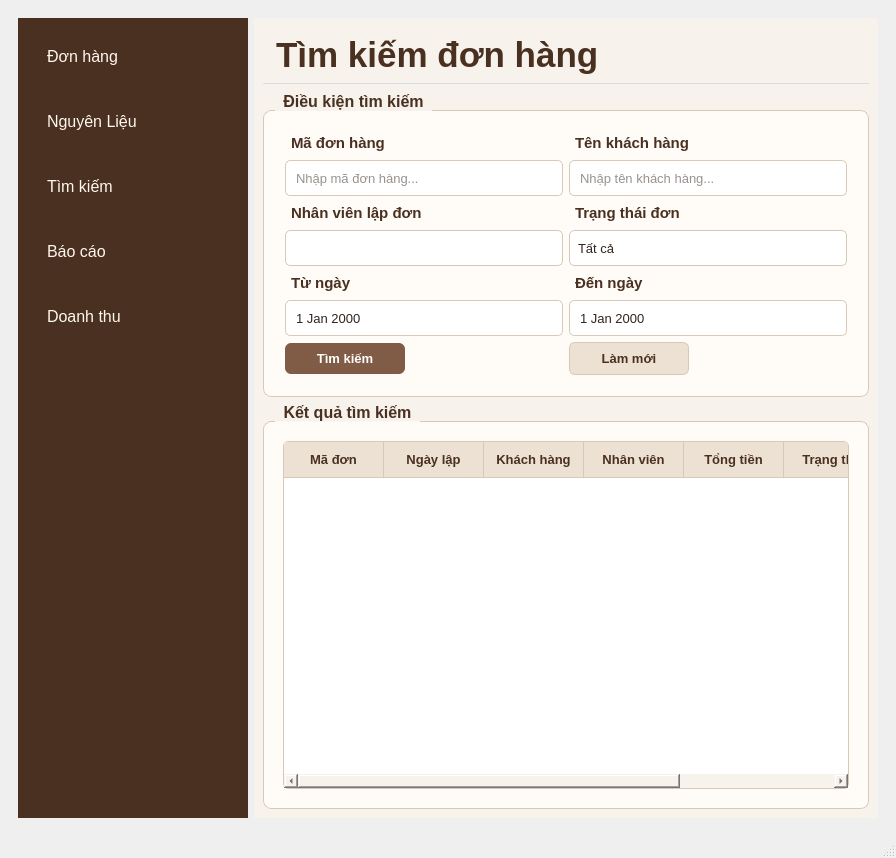
<?xml version="1.0" encoding="UTF-8"?>
<ui version="4.0">
 <class>MainWindow</class>
 <widget class="QMainWindow" name="MainWindow">
  <property name="geometry">
   <rect>
    <x>0</x>
    <y>0</y>
    <width>896</width>
    <height>767</height>
   </rect>
  </property>
  <property name="windowTitle">
   <string>MainWindow</string>
  </property>
  <widget class="QWidget" name="centralwidget">
   <layout class="QGridLayout" name="gridLayout">
    <item row="0" column="0">
     <widget class="QWidget" name="widget" native="true">
      <layout class="QHBoxLayout" name="horizontalLayout">
       <item>
        <widget class="QFrame" name="frame">
         <property name="sizePolicy">
          <sizepolicy hsizetype="Fixed" vsizetype="Expanding">
           <horstretch>0</horstretch>
           <verstretch>0</verstretch>
          </sizepolicy>
         </property>
         <property name="minimumSize">
          <size>
           <width>230</width>
           <height>800</height>
          </size>
         </property>
         <property name="maximumSize">
          <size>
           <width>230</width>
           <height>16777215</height>
          </size>
         </property>
         <property name="styleSheet">
          <string notr="true">QFrame {
    background-color: #493020;
    border: none;
}
QPushButton {
    background-color: transparent;
    color: #FFF7ED;
    border: none;
    border-radius: 6px;
    padding: 20px;
    text-align: left;
    font-size: 12pt;
}

QPushButton:hover {
    background-color: #67442F;
}

QPushButton:pressed {
    background-color: #805B46;
}
</string>
         </property>
         <property name="frameShape">
          <enum>QFrame::StyledPanel</enum>
         </property>
         <property name="frameShadow">
          <enum>QFrame::Raised</enum>
         </property>
         <layout class="QVBoxLayout" name="verticalLayout">
          <item>
           <widget class="QPushButton" name="btnDonHang">
            <property name="styleSheet">
             <string notr="true">QPushButton {
    background-color: transparent;
    color: #FFF7ED;
    border: none;
    border-radius: 6px;
    padding: 20px;
    text-align: left;
    font-size: 12pt;
}

QPushButton:hover {
    background-color: #67442F;
}

QPushButton:pressed {
    background-color: #805B46;
}</string>
            </property>
            <property name="text">
             <string>Đơn hàng</string>
            </property>
           </widget>
          </item>
          <item>
           <widget class="QPushButton" name="btnNguyenLieu">
            <property name="text">
             <string>Nguyên Liệu</string>
            </property>
           </widget>
          </item>
          <item>
           <widget class="QPushButton" name="btnTimKiemDonHang">
            <property name="text">
             <string>Tìm kiếm </string>
            </property>
           </widget>
          </item>
          <item>
           <widget class="QPushButton" name="btnBaoCao">
            <property name="styleSheet">
             <string notr="true"/>
            </property>
            <property name="text">
             <string>Báo cáo</string>
            </property>
           </widget>
          </item>
          <item>
           <widget class="QPushButton" name="btnNhapHang">
            <property name="text">
             <string>Doanh thu</string>
            </property>
           </widget>
          </item>
          <item>
           <spacer name="verticalSpacer">
            <property name="orientation">
             <enum>Qt::Vertical</enum>
            </property>
            <property name="sizeHint" stdset="0">
             <size>
              <width>20</width>
              <height>40</height>
             </size>
            </property>
           </spacer>
          </item>
         </layout>
        </widget>
       </item>
       <item>
        <widget class="QWidget" name="widgetContent" native="true">
         <property name="styleSheet">
          <string notr="true">QWidget {
    background-color: #F7F3EC;
    color: #30251E;
    font-family: &quot;Segoe UI&quot;;
    font-size: 10pt;
}
</string>
         </property>
         <layout class="QVBoxLayout" name="verticalLayout_2">
          <item>
           <widget class="QLabel" name="lblTieuDe">
            <property name="sizePolicy">
             <sizepolicy hsizetype="Expanding" vsizetype="Fixed">
              <horstretch>0</horstretch>
              <verstretch>0</verstretch>
             </sizepolicy>
            </property>
            <property name="minimumSize">
             <size>
              <width>120</width>
              <height>0</height>
             </size>
            </property>
            <property name="styleSheet">
             <string notr="true">QLabel {
	border: none;
    border-bottom: 1px solid #ddd;
    padding-bottom: 8px;

    color: #493020;
    font-size: 26pt;
    font-weight: bold;
    padding: 8px 4px;
}
</string>
            </property>
            <property name="text">
             <string>Tìm kiếm đơn hàng</string>
            </property>
           </widget>
          </item>
          <item>
           <spacer name="verticalSpacer_3">
            <property name="orientation">
             <enum>Qt::Vertical</enum>
            </property>
            <property name="sizeType">
             <enum>QSizePolicy::Fixed</enum>
            </property>
            <property name="sizeHint" stdset="0">
             <size>
              <width>0</width>
              <height>2</height>
             </size>
            </property>
           </spacer>
          </item>
          <item>
           <widget class="QGroupBox" name="groupDieuKien">
            <property name="styleSheet">
             <string notr="true">QGroupBox#groupDieuKien {
    background-color: #FFFCF7;
    color: #493020;
    border: 1px solid #D8C8B8;
    border-radius: 8px;
    margin-top: 18px;
    padding: 12px;
    font-family: &quot;Segoe UI&quot;;
    font-size: 12pt;
    font-weight: bold;
}

QGroupBox#groupDieuKien::title {
    subcontrol-origin: margin;
    subcontrol-position: top left;
    left: 12px;
    padding: 0 6px;
    color: #493020;
    background-color: #F7F3EC;
    font-size: 12pt;
    font-weight: bold;
}

QLabel {
    color: #493020;
    font-family: &quot;Segoe UI&quot;;
    font-size: 11pt;
    font-weight: bold;
    background-color: transparent;
    padding: 2px;

}

/* --- 1. TÙY CHỈNH CHO QCOMBOBOX (Nhân viên, Trạng thái) --- */
QComboBox {
    border: 1px solid #D5D5D5;
    border-radius: 4px;
    padding: 5px 10px;
    background-color: white;
    color: #333333;
}

QComboBox:hover {
    border: 1px solid #8B5A2B; /* Viền đổi màu nâu khi trỏ chuột vào */
}

QComboBox::drop-down {
    subcontrol-origin: padding;
    subcontrol-position: top right;
    width: 25px;
    border-left-width: 0px; /* Bỏ đường kẻ thô bên trái mũi tên */
    border-top-right-radius: 4px;
    border-bottom-right-radius: 4px;
}

/* Thay thế mũi tên mặc định bằng icon/mũi tên tinh tế hơn hoặc làm phẳng nó */
QComboBox::down-arrow {
    image: none; /* Tắt hình mũi tên mặc định hệ thống nếu muốn thay bằng ký tự hoặc giữ nét thanh */
    border-image: none;
}

/* --- 2. TÙY CHỈNH CHO QDATEEDIT (Từ ngày, Đến ngày) --- */
QDateEdit {
    border: 1px solid #D5D5D5;
    border-radius: 4px;
    padding: 5px 10px;
    background-color: white;
    color: #333333;
}

QDateEdit:hover {
    border: 1px solid #8B5A2B;
}

/* Thu nhỏ và làm gọn nút bấm tăng/giảm (spinbox buttons) của QDateEdit */
QDateEdit::up-button, QDateEdit::down-button {
    width: 16px;
    border: none;
    background: transparent;
}

QDateEdit::up-button:hover, QDateEdit::down-button:hover {
    background-color: #EFEFEF;
    border-radius: 2px;
}</string>
            </property>
            <property name="title">
             <string>Điều kiện tìm kiếm</string>
            </property>
            <layout class="QGridLayout" name="gridLayout_4">
             <item row="0" column="0">
              <layout class="QGridLayout" name="gridLayout_2">
               <item row="0" column="0">
                <widget class="QLabel" name="lblMaDonHang">
                 <property name="text">
                  <string>Mã đơn hàng</string>
                 </property>
                </widget>
               </item>
               <item row="1" column="0">
                <widget class="QLineEdit" name="txtMaDonHang">
                 <property name="styleSheet">
                  <string notr="true">QLineEdit {
    background-color: #FFFFFF;
    color: #30251E;
    border: 1px solid #D8C8B8;
    border-radius: 5px;
    padding: 6px 8px;
    min-height: 22px;
}

QLineEdit:focus {
    border: 1px solid #805B46;
}
</string>
                 </property>
                 <property name="placeholderText">
                  <string>Nhập mã đơn hàng...</string>
                 </property>
                </widget>
               </item>
               <item row="2" column="0">
                <widget class="QLabel" name="lblNhanVien">
                 <property name="text">
                  <string>Nhân viên lập đơn</string>
                 </property>
                </widget>
               </item>
               <item row="3" column="0">
                <widget class="QComboBox" name="cboNhanVien">
                 <property name="styleSheet">
                  <string notr="true">QComboBox, QDateEdit {
    background-color: #FFFFFF;
    color: #30251E;
    border: 1px solid #D8C8B8;
    border-radius: 5px;
    padding: 5px 8px;
    min-height: 24px;
}

QComboBox:hover, QDateEdit:hover {
    border: 1px solid #805B46;
}
</string>
                 </property>
                </widget>
               </item>
               <item row="4" column="0">
                <widget class="QLabel" name="lblTuNgay">
                 <property name="text">
                  <string>Từ ngày</string>
                 </property>
                </widget>
               </item>
               <item row="5" column="0">
                <widget class="QDateEdit" name="dateTuNgay">
                 <property name="styleSheet">
                  <string notr="true">QComboBox, QDateEdit {
    background-color: #FFFFFF;
    color: #30251E;
    border: 1px solid #D8C8B8;
    border-radius: 5px;
    padding: 5px 8px;
    min-height: 24px;
}

QComboBox:hover, QDateEdit:hover {
    border: 1px solid #805B46;
}</string>
                 </property>
                 <property name="dateTime">
                  <datetime>
                   <hour>0</hour>
                   <minute>0</minute>
                   <second>0</second>
                   <year>2000</year>
                   <month>1</month>
                   <day>1</day>
                  </datetime>
                 </property>
                 <property name="date">
                  <date>
                   <year>2000</year>
                   <month>1</month>
                   <day>1</day>
                  </date>
                 </property>
                </widget>
               </item>
              </layout>
             </item>
             <item row="0" column="1">
              <layout class="QGridLayout" name="gridLayout_3">
               <item row="0" column="0">
                <widget class="QLabel" name="lblTenKhachHang">
                 <property name="text">
                  <string>Tên khách hàng</string>
                 </property>
                </widget>
               </item>
               <item row="1" column="0">
                <widget class="QLineEdit" name="txtTenKhachHang">
                 <property name="styleSheet">
                  <string notr="true">QLineEdit {
    background-color: #FFFFFF;
    color: #30251E;
    border: 1px solid #D8C8B8;
    border-radius: 5px;
    padding: 6px 8px;
    min-height: 22px;
}

QLineEdit:focus {
    border: 1px solid #805B46;
}</string>
                 </property>
                 <property name="placeholderText">
                  <string>Nhập tên khách hàng...</string>
                 </property>
                </widget>
               </item>
               <item row="2" column="0">
                <widget class="QLabel" name="lblTrangThai">
                 <property name="text">
                  <string>Trạng thái đơn</string>
                 </property>
                </widget>
               </item>
               <item row="3" column="0">
                <widget class="QComboBox" name="cboTrangThai">
                 <property name="styleSheet">
                  <string notr="true">QComboBox, QDateEdit {
    background-color: #FFFFFF;
    color: #30251E;
    border: 1px solid #D8C8B8;
    border-radius: 5px;
    padding: 5px 8px;
    min-height: 24px;
}

QComboBox:hover, QDateEdit:hover {
    border: 1px solid #805B46;
}</string>
                 </property>
                 <item>
                  <property name="text">
                   <string>Tất cả</string>
                  </property>
                 </item>
                 <item>
                  <property name="text">
                   <string>Đang xử lý</string>
                  </property>
                 </item>
                 <item>
                  <property name="text">
                   <string>Đã hoàn thành</string>
                  </property>
                 </item>
                 <item>
                  <property name="text">
                   <string>Đã hủy</string>
                  </property>
                 </item>
                </widget>
               </item>
               <item row="4" column="0">
                <widget class="QLabel" name="lblDenNgay">
                 <property name="text">
                  <string>Đến ngày</string>
                 </property>
                </widget>
               </item>
               <item row="5" column="0">
                <widget class="QDateEdit" name="dateDenNgay">
                 <property name="styleSheet">
                  <string notr="true">QComboBox, QDateEdit {
    background-color: #FFFFFF;
    color: #30251E;
    border: 1px solid #D8C8B8;
    border-radius: 5px;
    padding: 5px 8px;
    min-height: 24px;
}

QComboBox:hover, QDateEdit:hover {
    border: 1px solid #805B46;
}
</string>
                 </property>
                </widget>
               </item>
              </layout>
             </item>
             <item row="1" column="1">
              <widget class="QPushButton" name="btnLamMoi">
               <property name="minimumSize">
                <size>
                 <width>120</width>
                 <height>0</height>
                </size>
               </property>
               <property name="maximumSize">
                <size>
                 <width>100</width>
                 <height>16777215</height>
                </size>
               </property>
               <property name="styleSheet">
                <string notr="true">QPushButton {
    background-color: #EDE1D4;
    color: #493020;
    border: 1px solid #D8C8B8;
    border-radius: 6px;
    padding: 8px 18px;
    font-weight: bold;
}

QPushButton:hover {
    background-color: #D8C0AA;
}</string>
               </property>
               <property name="text">
                <string>Làm mới</string>
               </property>
              </widget>
             </item>
             <item row="1" column="0">
              <widget class="QPushButton" name="btnTimKiem">
               <property name="minimumSize">
                <size>
                 <width>120</width>
                 <height>0</height>
                </size>
               </property>
               <property name="maximumSize">
                <size>
                 <width>100</width>
                 <height>16777215</height>
                </size>
               </property>
               <property name="styleSheet">
                <string notr="true">QPushButton {
    background-color: #805B46;
    color: #FFFFFF;
    border: none;
    border-radius: 6px;
    padding: 8px 18px;
    font-weight: bold;
}

QPushButton:hover {
    background-color: #67442F;
}

QPushButton:pressed {
    background-color: #493020;
}</string>
               </property>
               <property name="text">
                <string>Tìm kiếm</string>
               </property>
              </widget>
             </item>
            </layout>
           </widget>
          </item>
          <item>
           <widget class="QGroupBox" name="groupKetQua">
            <property name="styleSheet">
             <string notr="true">QGroupBox {
    background-color: #FFFCF7;
    color: #493020;
    border: 1px solid #D8C8B8;
    border-radius: 8px;
    margin-top: 18px;
    padding: 10px;
    font-size: 11pt;
    font-family: &quot;Segoe UI&quot;;
    font-size: 12pt;
    font-weight: bold;
}

QGroupBox::title {
    subcontrol-origin: margin;
    subcontrol-position: top left;
    left: 12px;
    padding: 0 6px;
    color: #493020;
    font-weight: bold;
}</string>
            </property>
            <property name="title">
             <string>Kết quả tìm kiếm</string>
            </property>
            <layout class="QFormLayout" name="formLayout_2">
             <item row="0" column="0" colspan="2">
              <widget class="QTableWidget" name="tableDonHang">
               <property name="minimumSize">
                <size>
                 <width>0</width>
                 <height>0</height>
                </size>
               </property>
               <property name="styleSheet">
                <string notr="true">QTableWidget {
    background-color: #FFFFFF;
    alternate-background-color: #F7F2EB;
    color: #30251E;
    gridline-color: #E5D9CC;
    border: 1px solid #D8C8B8;
    border-radius: 5px;
    selection-background-color: #D8C0AA;
    selection-color: #30251E;
}

QHeaderView::section {
    background-color: #EDE1D4;
    color: #493020;
    padding: 8px;
    border: none;
    border-right: 1px solid #D8C8B8;
    border-bottom: 1px solid #D8C8B8;
    font-weight: bold;
}</string>
               </property>
               <property name="columnCount">
                <number>7</number>
               </property>
               <attribute name="horizontalHeaderStretchLastSection">
                <bool>true</bool>
               </attribute>
               <column>
                <property name="text">
                 <string>Mã đơn</string>
                </property>
               </column>
               <column>
                <property name="text">
                 <string>Ngày lập</string>
                </property>
               </column>
               <column>
                <property name="text">
                 <string>Khách hàng</string>
                </property>
               </column>
               <column>
                <property name="text">
                 <string>Nhân viên</string>
                </property>
               </column>
               <column>
                <property name="text">
                 <string>Tổng tiền</string>
                </property>
               </column>
               <column>
                <property name="text">
                 <string>Trạng thái</string>
                </property>
               </column>
               <column>
                <property name="text">
                 <string>Thao tác</string>
                </property>
               </column>
              </widget>
             </item>
            </layout>
           </widget>
          </item>
         </layout>
        </widget>
       </item>
      </layout>
     </widget>
    </item>
   </layout>
  </widget>
  <widget class="QMenuBar" name="menubar">
   <property name="geometry">
    <rect>
     <x>0</x>
     <y>0</y>
     <width>896</width>
     <height>22</height>
    </rect>
   </property>
  </widget>
  <widget class="QStatusBar" name="statusbar"/>
 </widget>
 <resources/>
 <connections/>
</ui>
